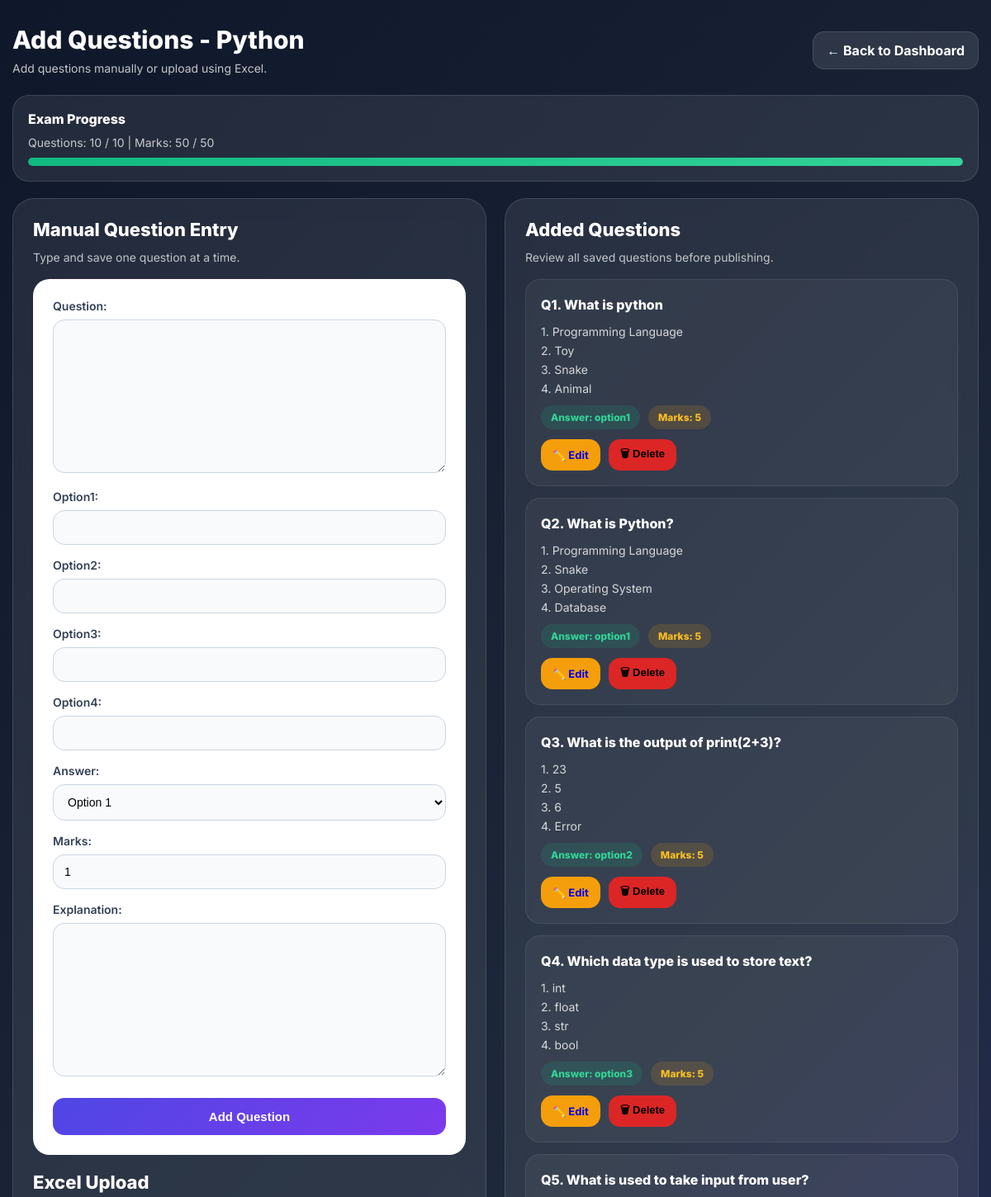
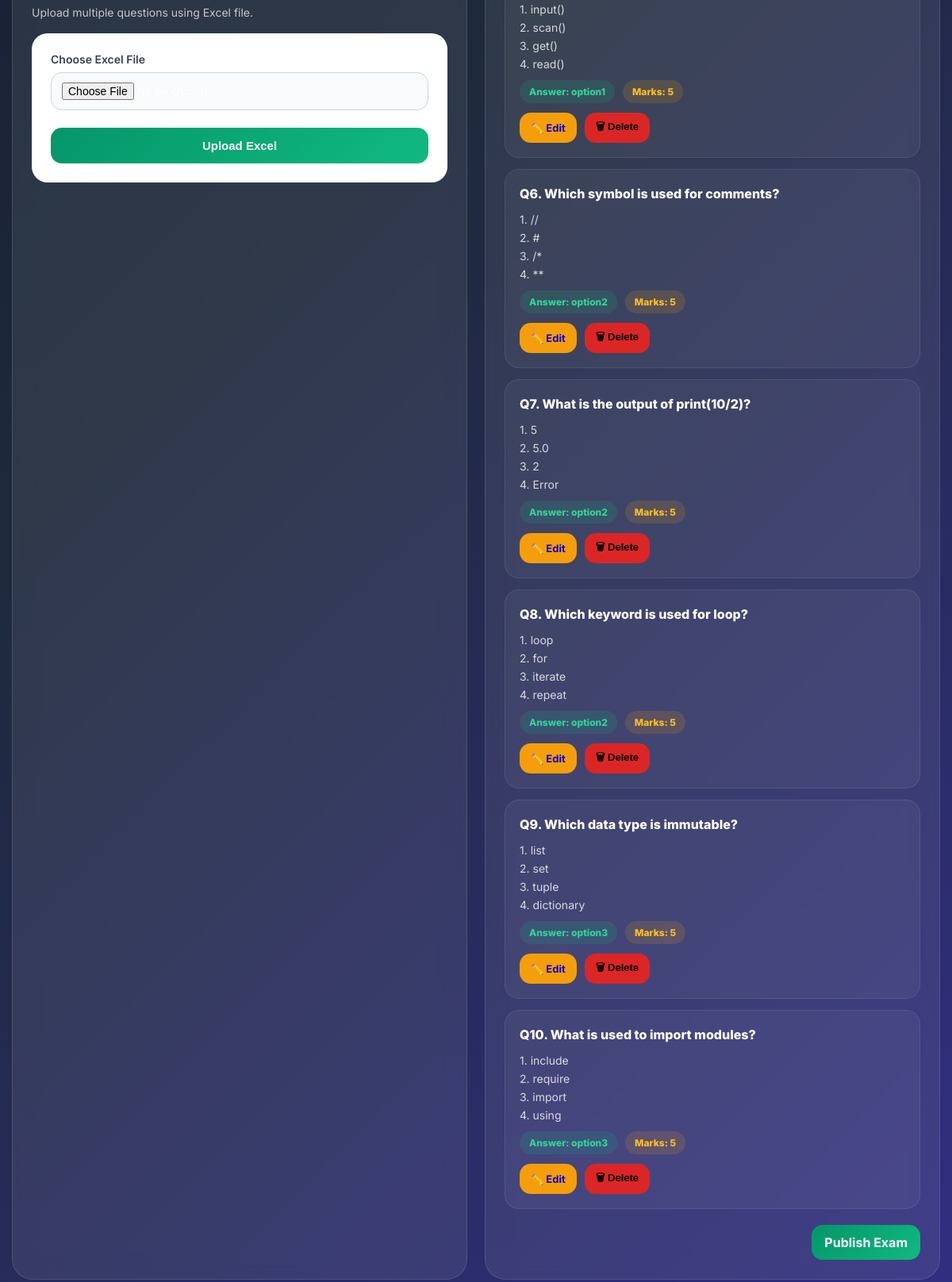
Page /add-question/1/ (signed in) on the committed database (2 pictures, top to bottom).
### public_exam/models.py (models this page shows, shortened)
class PublicExam(models.Model):
    examiner = models.ForeignKey(Examiner, on_delete=models.CASCADE)
    title = models.CharField(max_length=200)
    description = models.TextField(blank=True, null=True)
    duration = models.PositiveIntegerField(default=30)
    total_questions = models.IntegerField(default=0)
    total_marks = models.IntegerField(default=0)
    start_time = models.DateTimeField()
    end_time = models.DateTimeField()
    is_published = models.BooleanField(default=False)
    exam_code = models.CharField(max_length=20, unique=True, blank=True)
    created_at = models.DateTimeField(auto_now_add=True)

class PublicQuestion(models.Model):
    exam = models.ForeignKey(PublicExam, on_delete=models.CASCADE)
    question = models.TextField()
    option1 = models.CharField(max_length=255)
    option2 = models.CharField(max_length=255)
    option3 = models.CharField(max_length=255)
    option4 = models.CharField(max_length=255)
    answer = models.CharField(max_length=20)
    marks = models.PositiveIntegerField(default=1)
    explanation = models.TextField(blank=True, null=True)

### public_exam/views.py (the view, shortened to what this page needs)
# urls.py: path('add-question/<int:pk>/', views.add_question, name='add-question'),
@login_required(login_url='/examiner/login/')
@user_passes_test(is_examiner, login_url='/examiner/login/')
def add_question(request, pk):
    examiner = Examiner.objects.get(user=request.user)
    exam = get_object_or_404(PublicExam, id=pk, examiner=examiner)
    question_form = PublicQuestionForm()
    excel_form = UploadExcelForm()
    questions = PublicQuestion.objects.filter(exam=exam)
    actual_questions = questions.count()
    actual_marks = questions.aggregate(
    total=Sum('marks')
)['total'] or 0
    return render(request, 'public_exam/add_question.html', {
    'exam': exam,
    'questions': questions,
    'form': question_form,
    'excel_form': excel_form,
    'actual_questions': actual_questions,
    'actual_marks': actual_marks,
})

### public_exam/forms.py
class PublicQuestionForm(forms.ModelForm):
    ANSWER_CHOICES = [
        ('option1', 'Option 1'),
        ('option2', 'Option 2'),
        ('option3', 'Option 3'),
        ('option4', 'Option 4'),
    ]
    answer = forms.ChoiceField(choices=ANSWER_CHOICES)
    class Meta:
        model = PublicQuestion
        fields = ['question', 'option1', 'option2', 'option3', 'option4', 'answer', 'marks', 'explanation']

class UploadExcelForm(forms.Form):
    file = forms.FileField()

### public_exam/views.py (called while the page is built)
def is_examiner(user):
    return user.groups.filter(name='EXAMINER').exists()

### templates/public_exam/add_question.html (shortened to what this page needs)
<!DOCTYPE html>
<html lang="en">
<head>
</head>
<body>
<div class="container">
    <div class="top-bar">
        <div class="title-block">
            <h2>Add Questions - {{ exam.title }}</h2>
            <p>Add questions manually or upload using Excel.</p>
        </div>
        <a href="/dashboard/" class="btn btn-back">← Back to Dashboard</a>
    </div>
    <div class="progress-box">
        <div class="progress-title">Exam Progress</div>
        <div class="progress-text">
            Questions: {{ actual_questions }} / {{ exam.total_questions }} |
            Marks: {{ actual_marks }} / {{ exam.total_marks }}
        </div>
        <div class="progress-bar">
            <div class="progress-fill" id="progressFill"></div>
        </div>
    </div>
    <div class="layout">
        <div class="panel">
            <h3>Manual Question Entry</h3>
            <div class="panel-sub">Type and save one question at a time.</div>
            <div class="form-box">
                <form method="POST">
                    {{ form.as_p }}
                    <button type="submit" name="manual_submit" class="submit-btn">
                        Add Question
                    </button>
                </form>
            </div>
            <h3>Excel Upload</h3>
            <div class="panel-sub">Upload multiple questions using Excel file.</div>
            <div class="form-box">
                <form method="POST" enctype="multipart/form-data">
                    <label>Choose Excel File</label>
                    <input type="file" name="file" id="fileInput" required>
                    <button type="submit" name="excel_submit" class="submit-btn upload-btn">
                        Upload Excel
                    </button>
                </form>
            </div>
        </div>
        <div class="panel">
            <h3>Added Questions</h3>
            <div class="panel-sub">Review all saved questions before publishing.</div>
            <div class="question-list">
                {% for q in questions %}
                    <div class="question-card">
                        <div class="question-title">Q{{ forloop.counter }}. {{ q.question }}</div>
                        <div class="option">1. {{ q.option1 }}</div>
                        <div class="option">2. {{ q.option2 }}</div>
                        <div class="option">3. {{ q.option3 }}</div>
                        <div class="option">4. {{ q.option4 }}</div>
                        <div class="meta">
    <span class="badge badge-answer">Answer: {{ q.answer }}</span>
    <span class="badge badge-marks">Marks: {{ q.marks }}</span>
</div>
<div style="margin-top:12px; display:flex; gap:10px; flex-wrap:wrap;">
    <a href="{% url 'edit-question' q.id %}"
       class="btn"
       style="background:#f59e0b; padding:8px 14px; font-size:13px;">
        ✏️ Edit
    </a>
    <form method="POST"
          action="{% url 'delete-question' q.id %}"
          style="display:inline;">
        <button type="button"
                onclick="confirmDelete(this)"
                class="btn"
                style="background:#dc2626; padding:8px 14px; font-size:13px;">
            🗑 Delete
        </button>
    </form>
</div>
                    </div>
                {% empty %}
                    <div class="empty">No questions added yet.</div>
                {% endfor %}
            </div>
            <div class="publish-wrap">
                {% if actual_questions == exam.total_questions and actual_marks == exam.total_marks %}
                    <a href="{% url 'publish-exam' exam.id %}" class="btn publish-btn">Publish Exam</a>
                {% else %}
                    <button class="btn disabled-btn" disabled>Complete Exam to Publish</button>
                {% endif %}
            </div>
        </div>
    </div>
</div>
</body>
</html>

### templates/public_exam/add_question.html (style rules this page uses)
* { margin:0;padding:0;box-sizing:border-box; }
body { font-family:'Inter',sans-serif; min-height:100vh; background:linear-gradient(135deg,#0f172a,#1e293b,#312e81); padding:30px 15px; color:white; }
.container { width:100%; max-width:1200px; margin:0 auto; }
.top-bar { display:flex; justify-content:space-between; align-items:center; gap:20px; margin-bottom:24px; flex-wrap:wrap; }
.title-block h2 { font-size:30px; font-weight:800; margin-bottom:8px; }
.title-block p { color:rgba(255,255,255,0.75); font-size:14px; }
.btn { display:inline-flex; align-items:center; justify-content:center; padding:12px 16px; border-radius:14px; text-decoration:none; font-weight:700; border:none; cursor:pointer; transition:0.25s ease; }
.btn-back { background:rgba(255,255,255,0.1); color:white; border:1px solid rgba(255,255,255,0.12); }
.layout { display:grid; grid-template-columns:1fr 1fr; gap:22px; }
.panel { background:rgba(255,255,255,0.08); border:1px solid rgba(255,255,255,0.12); border-radius:26px; padding:24px; backdrop-filter:blur(14px); }
.panel h3 { font-size:22px; font-weight:800; margin-bottom:12px; }
.panel-sub { color:rgba(255,255,255,0.72); font-size:14px; margin-bottom:18px; }
.form-box { background:white; border-radius:20px; padding:24px; margin-bottom:20px; }
form p { margin-bottom:16px; }
form label { display:block; margin-bottom:8px; color:#334155; font-size:14px; font-weight:600; }
form input, form textarea, form select { width:100%; padding:12px 13px; border:1px solid #cbd5e1; border-radius:14px; outline:none; font-size:14px; background:#f8fafc; }
.submit-btn { width:100%; padding:14px; border:none; border-radius:14px; background:linear-gradient(135deg,#4f46e5,#7c3aed); color:white; font-size:15px; font-weight:700; cursor:pointer; margin-top:6px; }
.upload-btn { background:linear-gradient(135deg,#059669,#10b981); }
.progress-box { background:rgba(255,255,255,0.08); border:1px solid rgba(255,255,255,0.12); border-radius:20px; padding:18px; margin-bottom:20px; }
.progress-title { font-weight:800; margin-bottom:10px; }
.progress-text { font-size:14px; color:rgba(255,255,255,0.75); margin-bottom:10px; }
.progress-bar { width:100%; height:10px; background:rgba(255,255,255,0.18); border-radius:999px; overflow:hidden; }
.progress-fill { height:100%; width:0%; background:linear-gradient(135deg,#10b981,#34d399); border-radius:999px; }
.question-list { display:grid; gap:14px; }
.question-card { background:rgba(255,255,255,0.05); border:1px solid rgba(255,255,255,0.08); border-radius:18px; padding:18px; }
.question-title { font-size:16px; font-weight:800; margin-bottom:12px; line-height:1.5; }
.option { color:rgba(255,255,255,0.8); font-size:14px; margin-bottom:6px; }
.meta { margin-top:12px; display:flex; gap:10px; flex-wrap:wrap; }
.badge { padding:7px 12px; border-radius:999px; font-size:12px; font-weight:800; }
.badge-answer { background:rgba(16,185,129,0.15); color:#34d399; }
.badge-marks { background:rgba(245,158,11,0.15); color:#fbbf24; }
.publish-wrap { margin-top:20px; text-align:right; }
.publish-btn { background:linear-gradient(135deg,#059669,#10b981); color:white; }

### rows in the picture
PublicExam: title "Python", total_questions "10", total_marks "50"
PublicQuestion: question "What is python", option1 "Programming Language", option2 "Toy", option3 "Snake", option4 "Animal", answer "option1", marks "5"
PublicQuestion: question "What is Python?", option1 "Programming Language", option2 "Snake", option3 "Operating System", option4 "Database", answer "option1", marks "5"
PublicQuestion: question "What is the output of print(2+3)?", option1 "23", option2 "5", option3 "6", option4 "Error", answer "option2", marks "5"
PublicQuestion: question "Which data type is used to store text?", option1 "int", option2 "float", option3 "str", option4 "bool", answer "option3", marks "5"
PublicQuestion: question "What is used to take input from user?", option1 "input()", option2 "scan()", option3 "get()", option4 "read()", answer "option1", marks "5"
PublicQuestion: question "Which symbol is used for comments?", option1 "//", option2 "#", option3 "/*", option4 "**", answer "option2", marks "5"
PublicQuestion: question "What is the output of print(10/2)?", option1 "5", option2 "5.0", option3 "2", option4 "Error", answer "option2", marks "5"
PublicQuestion: question "Which keyword is used for loop?", option1 "loop", option2 "for", option3 "iterate", option4 "repeat", answer "option2", marks "5"
PublicQuestion: question "Which data type is immutable?", option1 "list", option2 "set", option3 "tuple", option4 "dictionary", answer "option3", marks "5"
PublicQuestion: question "What is used to import modules?", option1 "include", option2 "require", option3 "import", option4 "using", answer "option3", marks "5"

### other values in the picture
{{ actual_questions }} "10"
{{ actual_marks }} "50"
